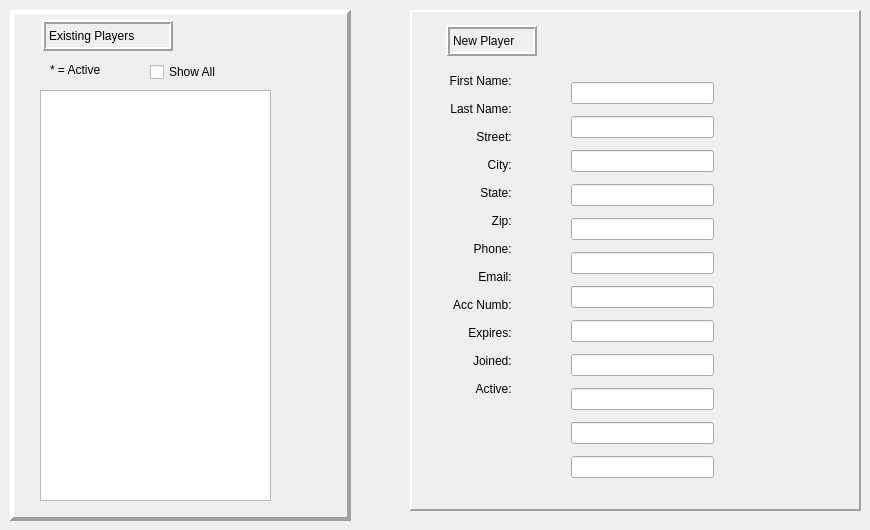
    <widget class="QWidget" name="PlayersTab">
     <attribute name="title">
      <string>Players</string>
     </attribute>
     <widget class="QFrame" name="frame">
      <property name="geometry">
       <rect>
        <x>10</x>
        <y>10</y>
        <width>341</width>
        <height>511</height>
       </rect>
      </property>
      <property name="frameShape">
       <enum>QFrame::Shape::Panel</enum>
      </property>
      <property name="frameShadow">
       <enum>QFrame::Shadow::Raised</enum>
      </property>
      <property name="lineWidth">
       <number>4</number>
      </property>
      <widget class="QLabel" name="label">
       <property name="geometry">
        <rect>
         <x>32</x>
         <y>10</y>
         <width>131</width>
         <height>31</height>
        </rect>
       </property>
       <property name="frameShape">
        <enum>QFrame::Shape::Box</enum>
       </property>
       <property name="frameShadow">
        <enum>QFrame::Shadow::Raised</enum>
       </property>
       <property name="lineWidth">
        <number>2</number>
       </property>
       <property name="text">
        <string>Existing Players</string>
       </property>
      </widget>
      <widget class="QLabel" name="activePlayerLabel">
       <property name="geometry">
        <rect>
         <x>40</x>
         <y>50</y>
         <width>81</width>
         <height>20</height>
        </rect>
       </property>
       <property name="text">
        <string>* = Active</string>
       </property>
      </widget>
      <widget class="QCheckBox" name="showAllPlayers">
       <property name="geometry">
        <rect>
         <x>140</x>
         <y>50</y>
         <width>87</width>
         <height>24</height>
        </rect>
       </property>
       <property name="text">
        <string>Show All</string>
       </property>
      </widget>
      <widget class="QListWidget" name="playerList">
       <property name="geometry">
        <rect>
         <x>30</x>
         <y>80</y>
         <width>231</width>
         <height>411</height>
        </rect>
       </property>
       <property name="verticalScrollBarPolicy">
        <enum>Qt::ScrollBarPolicy::ScrollBarAsNeeded</enum>
       </property>
       <property name="horizontalScrollBarPolicy">
        <enum>Qt::ScrollBarPolicy::ScrollBarAlwaysOff</enum>
       </property>
       <property name="selectionRectVisible">
        <bool>true</bool>
       </property>
       <property name="sortingEnabled">
        <bool>false</bool>
       </property>
      </widget>
     </widget>
     <widget class="QFrame" name="newPlayerFrame">
      <property name="geometry">
       <rect>
        <x>410</x>
        <y>10</y>
        <width>451</width>
        <height>501</height>
       </rect>
      </property>
      <property name="frameShape">
       <enum>QFrame::Shape::Panel</enum>
      </property>
      <property name="frameShadow">
       <enum>QFrame::Shadow::Raised</enum>
      </property>
      <property name="lineWidth">
       <number>2</number>
      </property>
      <widget class="QLabel" name="newEditPlayerLabel">
       <property name="geometry">
        <rect>
         <x>36</x>
         <y>15</y>
         <width>91</width>
         <height>31</height>
        </rect>
       </property>
       <property name="frameShape">
        <enum>QFrame::Shape::Box</enum>
       </property>
       <property name="frameShadow">
        <enum>QFrame::Shadow::Raised</enum>
       </property>
       <property name="lineWidth">
        <number>2</number>
       </property>
       <property name="text">
        <string>New Player</string>
       </property>
      </widget>
      <widget class="QFrame" name="frame_3">
       <property name="geometry">
        <rect>
         <x>30</x>
         <y>55</y>
         <width>122</width>
         <height>431</height>
        </rect>
       </property>
       <property name="frameShape">
        <enum>QFrame::Shape::NoFrame</enum>
       </property>
       <property name="frameShadow">
        <enum>QFrame::Shadow::Raised</enum>
       </property>
       <property name="lineWidth">
        <number>2</number>
       </property>
       <layout class="QFormLayout" name="formLayout">
        <property name="verticalSpacing">
         <number>19</number>
        </property>
        <item row="0" column="0">
         <layout class="QVBoxLayout" name="verticalLayout">
          <property name="spacing">
           <number>14</number>
          </property>
          <item>
           <widget class="QLabel" name="firstNameLabel">
            <property name="enabled">
             <bool>true</bool>
            </property>
            <property name="autoFillBackground">
             <bool>false</bool>
            </property>
            <property name="text">
             <string>First Name: </string>
            </property>
            <property name="scaledContents">
             <bool>false</bool>
            </property>
            <property name="alignment">
             <set>Qt::AlignmentFlag::AlignRight|Qt::AlignmentFlag::AlignTrailing|Qt::AlignmentFlag::AlignVCenter</set>
            </property>
           </widget>
          </item>
          <item>
           <widget class="QLabel" name="lastNameLabel">
            <property name="text">
             <string>Last Name: </string>
            </property>
            <property name="alignment">
             <set>Qt::AlignmentFlag::AlignRight|Qt::AlignmentFlag::AlignTrailing|Qt::AlignmentFlag::AlignVCenter</set>
            </property>
           </widget>
          </item>
          <item>
           <widget class="QLabel" name="streetLabel">
            <property name="text">
             <string>Street: </string>
            </property>
            <property name="alignment">
             <set>Qt::AlignmentFlag::AlignRight|Qt::AlignmentFlag::AlignTrailing|Qt::AlignmentFlag::AlignVCenter</set>
            </property>
           </widget>
          </item>
          <item>
           <widget class="QLabel" name="cityLabel">
            <property name="text">
             <string>City: </string>
            </property>
            <property name="alignment">
             <set>Qt::AlignmentFlag::AlignRight|Qt::AlignmentFlag::AlignTrailing|Qt::AlignmentFlag::AlignVCenter</set>
            </property>
           </widget>
          </item>
          <item>
           <widget class="QLabel" name="stateLabel">
            <property name="text">
             <string>State: </string>
            </property>
            <property name="alignment">
             <set>Qt::AlignmentFlag::AlignRight|Qt::AlignmentFlag::AlignTrailing|Qt::AlignmentFlag::AlignVCenter</set>
            </property>
           </widget>
          </item>
          <item>
           <widget class="QLabel" name="zipLabel">
            <property name="text">
             <string>Zip: </string>
            </property>
            <property name="alignment">
             <set>Qt::AlignmentFlag::AlignRight|Qt::AlignmentFlag::AlignTrailing|Qt::AlignmentFlag::AlignVCenter</set>
            </property>
           </widget>
          </item>
          <item>
           <widget class="QLabel" name="phoneLabel">
            <property name="text">
             <string>Phone: </string>
            </property>
            <property name="alignment">
             <set>Qt::AlignmentFlag::AlignRight|Qt::AlignmentFlag::AlignTrailing|Qt::AlignmentFlag::AlignVCenter</set>
            </property>
           </widget>
          </item>
          <item>
           <widget class="QLabel" name="emailLabel">
            <property name="text">
             <string>Email: </string>
            </property>
            <property name="alignment">
             <set>Qt::AlignmentFlag::AlignRight|Qt::AlignmentFlag::AlignTrailing|Qt::AlignmentFlag::AlignVCenter</set>
            </property>
           </widget>
          </item>
          <item>
           <widget class="QLabel" name="accNumberLabel">
            <property name="text">
             <string>Acc Numb: </string>
            </property>
            <property name="alignment">
             <set>Qt::AlignmentFlag::AlignRight|Qt::AlignmentFlag::AlignTrailing|Qt::AlignmentFlag::AlignVCenter</set>
            </property>
           </widget>
          </item>
          <item>
           <widget class="QLabel" name="expiresLabel">
            <property name="text">
             <string>Expires: </string>
            </property>
            <property name="alignment">
             <set>Qt::AlignmentFlag::AlignRight|Qt::AlignmentFlag::AlignTrailing|Qt::AlignmentFlag::AlignVCenter</set>
            </property>
           </widget>
          </item>
          <item>
           <widget class="QLabel" name="joinedLabel">
            <property name="text">
             <string>Joined: </string>
            </property>
            <property name="alignment">
             <set>Qt::AlignmentFlag::AlignRight|Qt::AlignmentFlag::AlignTrailing|Qt::AlignmentFlag::AlignVCenter</set>
            </property>
           </widget>
          </item>
          <item>
           <widget class="QLabel" name="activeLabel">
            <property name="text">
             <string>Active: </string>
            </property>
            <property name="alignment">
             <set>Qt::AlignmentFlag::AlignRight|Qt::AlignmentFlag::AlignTrailing|Qt::AlignmentFlag::AlignVCenter</set>
            </property>
           </widget>
          </item>
         </layout>
        </item>
       </layout>
      </widget>
      <widget class="QWidget" name="layoutWidget">
       <property name="geometry">
        <rect>
         <x>152</x>
         <y>61</y>
         <width>152</width>
         <height>421</height>
        </rect>
       </property>
       <layout class="QVBoxLayout" name="verticalLayout_2">
        <property name="spacing">
         <number>1</number>
        </property>
        <property name="leftMargin">
         <number>9</number>
        </property>
        <item>
         <widget class="QLineEdit" name="playerFirstNameEntry"/>
        </item>
        <item>
         <widget class="QLineEdit" name="playerLastNameEntry"/>
        </item>
        <item>
         <widget class="QLineEdit" name="playerStreetEntry"/>
        </item>
        <item>
         <widget class="QLineEdit" name="playerCityEntry"/>
        </item>
        <item>
         <widget class="QLineEdit" name="playerStateEntry"/>
        </item>
        <item>
         <widget class="QLineEdit" name="playerZipEntry"/>
        </item>
        <item>
         <widget class="QLineEdit" name="playerPhoneEntry"/>
        </item>
        <item>
         <widget class="QLineEdit" name="playerEmailEntry"/>
        </item>
        <item>
         <widget class="QLineEdit" name="playerACCNumberEntry"/>
        </item>
        <item>
         <widget class="QLineEdit" name="playerExpiresEntry"/>
        </item>
        <item>
         <widget class="QLineEdit" name="playerJoinedEntry"/>
        </item>
        <item>
         <widget class="QLineEdit" name="playerActiveEntry"/>
        </item>
       </layout>
      </widget>
     </widget>
    </widget>
